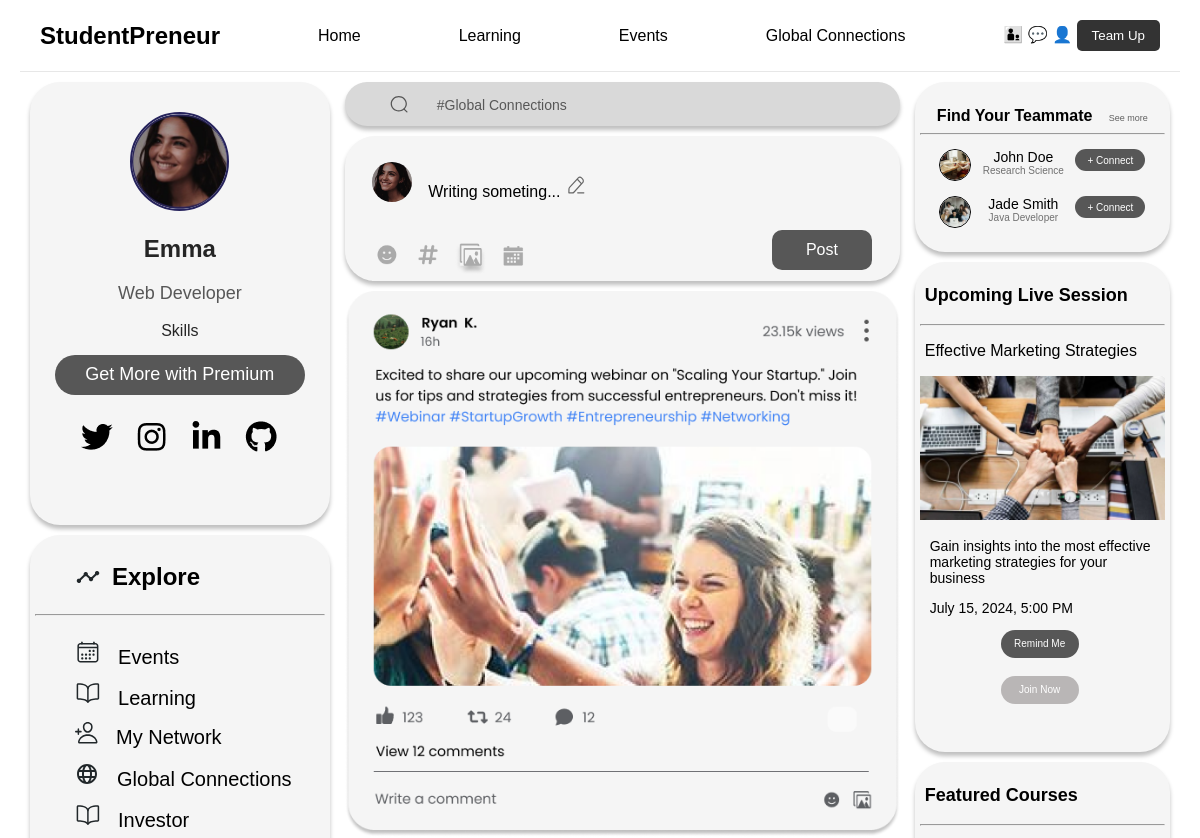
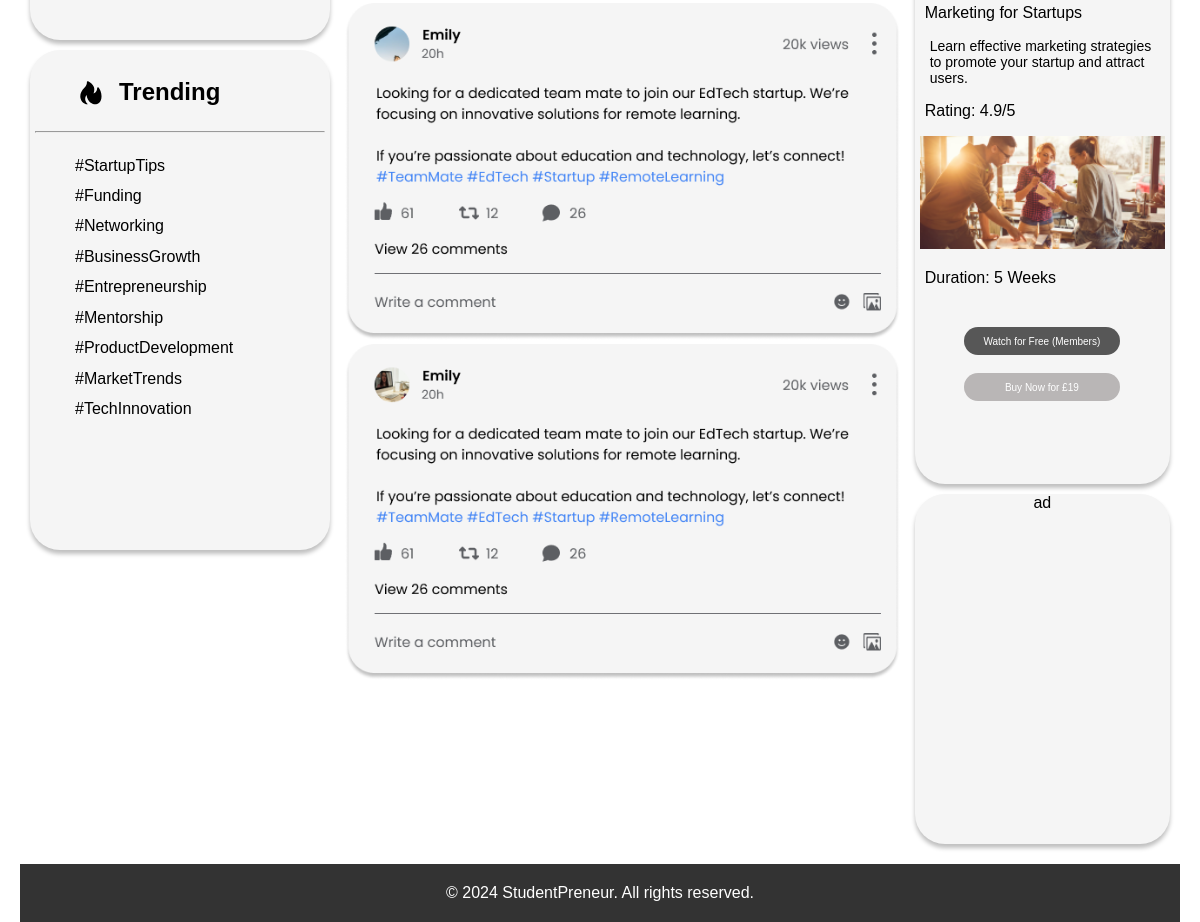
/Group5_0720/post.php (signed in), run on the app's committed database (2 pictures, top to bottom).
### tables this page shows
CREATE TABLE users (
  id int(11) NOT NULL,
  firstName varchar(255) NOT NULL,
  lastName varchar(255) NOT NULL,
  description varchar(255) NOT NULL,
  email varchar(255) NOT NULL,
  password varchar(255) NOT NULL,
  role enum('user','admin') NOT NULL,
  avatar varchar(255) DEFAULT NULL
);

### Group5_0720/model/user_db.php (called while the page is built, shortened)
<?php
function get_user($user_id) {
    $db = Database::getDB();
    $query = 'SELECT * FROM users
              WHERE id = :user_id';
    $statement = $db->prepare($query);
    $statement->bindValue(':user_id', $user_id);
    $statement->execute();
    $user = $statement->fetch();
    return $user;
}
?>

### Group5_0720/post.php (the view, shortened to what this page needs)
<!DOCTYPE html>
<html>
<head>
    <link rel="stylesheet" href="style.css">
</head>
<body>
    <?php include 'header.php';
    require('model/user_db.php');
    $userId = $_SESSION['user_id'];
    $user = get_user($userId);
    ?>
    <div class="container">
        <div class="column">
        <div class="postpage-card" id="profile-card">
                <div id="profile">
                    <a href="profile.php">
                        <img src="<?php echo htmlspecialchars($user['avatar']); ?>" alt="Profile" id="profile-img">
                    </a>
                    <h2><?php echo htmlspecialchars($user['firstName']); ?></h2>
                    <h3><?php echo htmlspecialchars($user['description']); ?></h3>
                    <p>Skills</p>
                </div>
                <div>
                    <button>Get More with Premium</button>
                </div>
                <br>
                <img src="img/social.png" alt="">
            </div>
            <div class="postpage-card" id="explore-card">
                <div id="title">
                    <img src="img/explore.svg" alt="">
                    <a>Explore</a>
                </div>
                <hr>
                <div id="nav">
                    <ul>
                        <li><img src="img/nav1.svg" alt=""><a href="event.php"> Events</a></li>
                        <li><img src="img/nav2.svg" alt=""><a href="learning.php"> Learning</a></li>
                        <li><img src="img/nav3.svg" alt=""><a href="profile.php"> My Network</a></li>
                        <li><img src="img/nav4.svg" alt=""><a href="globalConnections.php"> Global Connections</a></li>
                        <li><img src="img/nav2.svg" alt=""><a href="resource.php"> Investor</a></li>
                    </ul>
                </div>
            </div>
            <div class="postpage-card" id="trending-card">
                <div id="title">
                    <img src="img/trending.svg" alt="">
                    <a>Trending</a>
                </div>
                <hr>
                <div id="nav">
                <ul>
                    <li>#StartupTips</li>
                    <li>#Funding</li>
                    <li>#Networking</li>
                    <li>#BusinessGrowth</li>
                    <li>#Entrepreneurship</li>
                    <li>#Mentorship</li>
                    <li>#ProductDevelopment</li>
                    <li>#MarketTrends</li>
                    <li>#TechInnovation</li>
                </ul>
                </div>
            </div>
        </div>
        <div class="column">
            <div class="postpage-card" id="search-card">
                <img src="img/Search.svg" alt="">
                <a href="">#Global Connections </a>
            </div>
            <div class="postpage-card" id="write-post">
                <div id="write">
                    <img style="object-fit:cover;" src="img/profile1.jpg" alt="" id="write-profile">
                    <div id="edit">
                        <a>Writing someting... </a>
                        <img src="img/Edit.svg" alt="">
                    </div>
                </div>
                <div id="post">
                    <img src="img/emoji.png" alt="">
                    <button>Post</button>
                </div>
            </div>
            <div class="postpage-card" id="post-card">
                <img src="img/Post1.png" alt="">
                <img src="img/Post (1).png" alt="">
                <img src="img/Post (2).png" alt="">
            </div>
        </div>
        <div class="column">
            <div class="postpage-card" id="teammate-card">
                <div id="title">
                    <a id="find">Find Your Teammate</a>
                    <a class="see-more">See more</a>
                </div>
                <hr>
                    <div class="teammate-profile">
                        <img src="img/user1.svg" alt="">
                        <div class="profile-info">
                            <a style='color:black; font-size: 14px;padding-bottom:4px;'>John Doe</a><br>
                            <a>Research Science</a>
                        </div>
                        <button>+ Connect</button>
                    </div>
                    <div class="teammate-profile">
                        <img src="img/user2.svg" alt="">
                        <div class="profile-info">
                            <a style='color:black; font-size: 14px;padding-bottom:4px;'>Jade Smith</a><br>
                            <a>Java Developer</a>
                        </div>
                        <button>+ Connect</button>
                    </div>
            </div>
            <div class="postpage-card" id="live-card">
                <div class="disc-container">
                    <h3 style="font-size: 18px;padding-left: 5px;">Upcoming Live Session</h3>
                    <hr>
                    <p style="text-align: left;padding-left: 5px;">Effective Marketing Strategies</p>
                    <img src="img/upcoming-live.png" alt="">
                    <p style="font-size: 14px;padding-left: 10px;padding-right: 10px;">Gain insights into the most effective marketing strategies for your business</p>
                    <p style="font-size: 14px;padding-left: 10px;padding-right: 10px;">July 15, 2024, 5:00 PM</p>
                </div>
                <div class="btn-contianer">
                    <button>Remind Me</button><br>
                    <button id="btn-join">Join Now</button>
                </div>
            </div>
            <div class="postpage-card" id="course-card">
                <div class="disc-container">
                    <h3 style="font-size: 18px;padding-left: 5px;">Featured Courses</h3>
                    <hr>
                    <p style="text-align: left;padding-left: 5px;">Marketing for Startups</p>
                    <p style="font-size: 14px;padding-left: 10px;padding-right: 10px;">Learn effective marketing strategies to promote your startup and attract users.</p>
                    <p style="text-align: left;padding-left: 5px;">Rating: 4.9/5</p>
                    <img src="img/featured-course.png" alt="">
                    <p style="text-align: left;padding-left: 5px;">Duration: 5 Weeks</p>
                </div>
                <div class="btn-contianer2">
                    <button>Watch for Free (Members)</button><br>
                    <button id="btn-buy">Buy Now for £19</button>
                </div>
            </div>
            <div class="postpage-card" id="ad-card">
                <div>ad</div>
            </div>
        </div>
    </div>
    <?php include 'footer.php'; ?>
</body>
</html>

### data on the page
users: avatar (picture), firstName "Emma", description "Web Developer"
